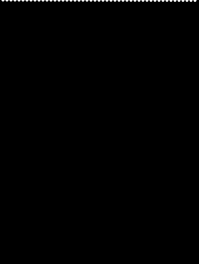
Frame 1 (no input)
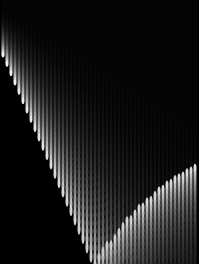
Frame 60 (the mouse pressed at the canvas centre just before this capture)
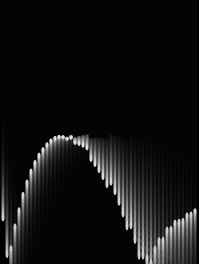
Frame 120 (the mouse held since frame 60 and released just before this capture)

The Processing sketch that drew these frames (run headless with seeded random() and noise(); from frame 60 on, the mouse is pressed at the canvas centre):

// Processing sketch: processing_11753
// ── processing_11753.pde

Ball[] ball;
void setup() {
  size(199,264);
  ball = new Ball[49];
  for( int i=0; i<ball.length; i++ ) {
    ball[i] = new Ball();
    ball[i].x = 3+4*i;
    ball[i].a = 0.03+0.005*i;
    ball[i].d = 0.7;
  }
  frameRate(30);
  background(0);
}
void draw() {
  //background(0);
  fill(0,30);
  noStroke();
  rect(0,0,width,height);  
  fill(255);
  for( int i=0; i<ball.length; i++ ) {
    ball[i].update();
  }
  windows();
}

void windows() {
  for( int x=1; x<width; x+=4 ) {
    line(x,0,x,height);
  }
}

class Ball {
  float x;
  float y;
  float v;
  float a;
  float d;
  Ball() {}
  void update() {
    v += a;
    y += v;
    
    if( y > height ) {
      v = -v*d;
      y = height;
    }
  
    if( y == height && abs(v) < 0.5 ) {
      y=-100;
      v=0;
      a=random(0.05,0.3);
      d=random(0.6,0.8);
    }
    fill(map(y,0,height,255,200));
    ellipse(x,y,3,3+abs(v)*1.2);
  }
}
